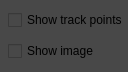
<?xml version="1.0" encoding="UTF-8"?>
<ui version="4.0">
 <class>TrionImageFusionDlg</class>
 <widget class="QWidget" name="TrionImageFusionDlg">
  <property name="geometry">
   <rect>
    <x>0</x>
    <y>0</y>
    <width>127</width>
    <height>72</height>
   </rect>
  </property>
  <property name="minimumSize">
   <size>
    <width>0</width>
    <height>0</height>
   </size>
  </property>
  <property name="maximumSize">
   <size>
    <width>999999</width>
    <height>16777215</height>
   </size>
  </property>
  <property name="windowTitle">
   <string>Point list picking</string>
  </property>
  <property name="styleSheet">
   <string notr="true">background-color: #484848;</string>
  </property>
  <layout class="QVBoxLayout" name="verticalLayout">
   <property name="spacing">
    <number>11</number>
   </property>
   <property name="leftMargin">
    <number>8</number>
   </property>
   <property name="topMargin">
    <number>10</number>
   </property>
   <property name="rightMargin">
    <number>0</number>
   </property>
   <property name="bottomMargin">
    <number>0</number>
   </property>
   <item>
    <widget class="QCheckBox" name="checkBox_cloud">
     <property name="sizePolicy">
      <sizepolicy hsizetype="Preferred" vsizetype="Fixed">
       <horstretch>0</horstretch>
       <verstretch>0</verstretch>
      </sizepolicy>
     </property>
     <property name="minimumSize">
      <size>
       <width>0</width>
       <height>20</height>
      </size>
     </property>
     <property name="maximumSize">
      <size>
       <width>16777215</width>
       <height>20</height>
      </size>
     </property>
     <property name="text">
      <string>Show track points</string>
     </property>
     <property name="checked">
      <bool>false</bool>
     </property>
    </widget>
   </item>
   <item>
    <widget class="QCheckBox" name="checkBox_image">
     <property name="sizePolicy">
      <sizepolicy hsizetype="Preferred" vsizetype="Fixed">
       <horstretch>0</horstretch>
       <verstretch>0</verstretch>
      </sizepolicy>
     </property>
     <property name="minimumSize">
      <size>
       <width>0</width>
       <height>20</height>
      </size>
     </property>
     <property name="maximumSize">
      <size>
       <width>16777215</width>
       <height>20</height>
      </size>
     </property>
     <property name="text">
      <string>Show image</string>
     </property>
     <property name="checked">
      <bool>false</bool>
     </property>
    </widget>
   </item>
   <item>
    <spacer name="verticalSpacer">
     <property name="orientation">
      <enum>Qt::Vertical</enum>
     </property>
     <property name="sizeHint" stdset="0">
      <size>
       <width>20</width>
       <height>40</height>
      </size>
     </property>
    </spacer>
   </item>
  </layout>
 </widget>
 <resources>
  <include location="../icons.qrc"/>
 </resources>
 <connections/>
</ui>
